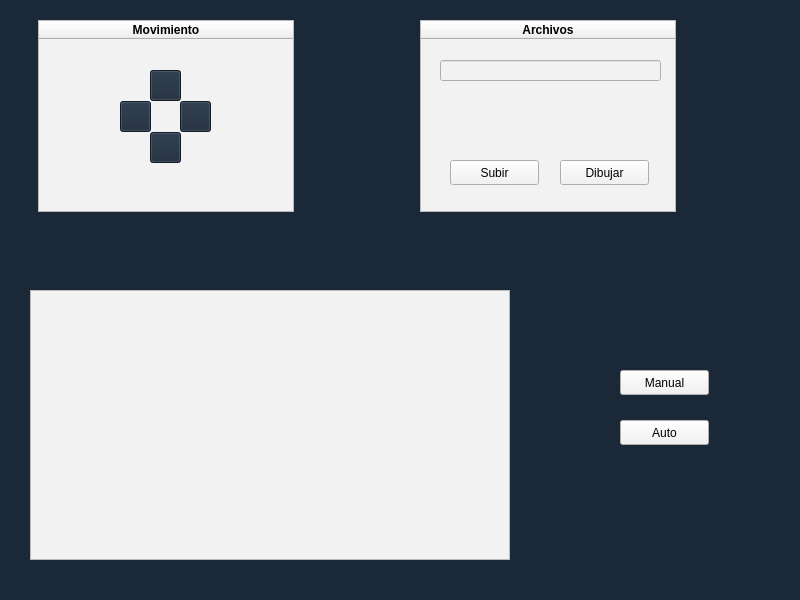
<?xml version="1.0" encoding="UTF-8"?>
<ui version="4.0">
 <class>MainWindow</class>
 <widget class="QMainWindow" name="MainWindow">
  <property name="geometry">
   <rect>
    <x>0</x>
    <y>0</y>
    <width>800</width>
    <height>600</height>
   </rect>
  </property>
  <property name="styleSheet">
   <string notr="true">background-color: #1b2838;</string>
  </property>
  <widget class="QWidget" name="centralwidget">
   <widget class="QTreeWidget" name="BotonesRobot">
    <property name="geometry">
     <rect>
      <x>38</x>
      <y>20</y>
      <width>256</width>
      <height>192</height>
     </rect>
    </property>
    <property name="styleSheet">
     <string notr="true">background-color: #F2F2F2;</string>
    </property>
    <property name="columnCount">
     <number>1</number>
    </property>
    <column>
     <property name="text">
      <string>Movimiento</string>
     </property>
     <property name="font">
      <font>
       <family>Ubuntu</family>
       <weight>75</weight>
       <bold>true</bold>
      </font>
     </property>
     <property name="textAlignment">
      <set>AlignCenter</set>
     </property>
     <property name="background">
      <color>
       <red>0</red>
       <green>120</green>
       <blue>161</blue>
      </color>
     </property>
    </column>
   </widget>
   <widget class="QPushButton" name="B_arriba">
    <property name="geometry">
     <rect>
      <x>150</x>
      <y>70</y>
      <width>31</width>
      <height>31</height>
     </rect>
    </property>
    <property name="font">
     <font>
      <stylestrategy>NoAntialias</stylestrategy>
     </font>
    </property>
    <property name="text">
     <string/>
    </property>
    <property name="icon">
     <iconset>
      <normaloff>Descargas/Gemini_Generated_Image_2oj4m02oj4m02oj4.png</normaloff>Descargas/Gemini_Generated_Image_2oj4m02oj4m02oj4.png</iconset>
    </property>
    <property name="iconSize">
     <size>
      <width>22</width>
      <height>31</height>
     </size>
    </property>
   </widget>
   <widget class="QPushButton" name="B_der">
    <property name="geometry">
     <rect>
      <x>180</x>
      <y>101</y>
      <width>31</width>
      <height>31</height>
     </rect>
    </property>
    <property name="font">
     <font>
      <stylestrategy>NoAntialias</stylestrategy>
     </font>
    </property>
    <property name="text">
     <string/>
    </property>
    <property name="icon">
     <iconset>
      <normaloff>Descargas/Gemini_Generated_Image_lv6zbmlv6zbmlv6z.png</normaloff>Descargas/Gemini_Generated_Image_lv6zbmlv6zbmlv6z.png</iconset>
    </property>
    <property name="iconSize">
     <size>
      <width>22</width>
      <height>31</height>
     </size>
    </property>
   </widget>
   <widget class="QPushButton" name="B_abaj">
    <property name="geometry">
     <rect>
      <x>150</x>
      <y>132</y>
      <width>31</width>
      <height>31</height>
     </rect>
    </property>
    <property name="font">
     <font>
      <stylestrategy>NoAntialias</stylestrategy>
     </font>
    </property>
    <property name="text">
     <string/>
    </property>
    <property name="icon">
     <iconset>
      <normaloff>Descargas/Gemini_Generated_Image_k67tw0k67tw0k67t.png</normaloff>Descargas/Gemini_Generated_Image_k67tw0k67tw0k67t.png</iconset>
    </property>
    <property name="iconSize">
     <size>
      <width>22</width>
      <height>31</height>
     </size>
    </property>
   </widget>
   <widget class="QPushButton" name="B_Izq">
    <property name="geometry">
     <rect>
      <x>120</x>
      <y>101</y>
      <width>31</width>
      <height>31</height>
     </rect>
    </property>
    <property name="font">
     <font>
      <stylestrategy>NoAntialias</stylestrategy>
     </font>
    </property>
    <property name="text">
     <string/>
    </property>
    <property name="icon">
     <iconset>
      <normaloff>Descargas/Gemini_Generated_Image_e61hu7e61hu7e61h.png</normaloff>Descargas/Gemini_Generated_Image_e61hu7e61hu7e61h.png</iconset>
    </property>
    <property name="iconSize">
     <size>
      <width>22</width>
      <height>31</height>
     </size>
    </property>
   </widget>
   <widget class="QFrame" name="frame">
    <property name="geometry">
     <rect>
      <x>30</x>
      <y>290</y>
      <width>480</width>
      <height>270</height>
     </rect>
    </property>
    <property name="styleSheet">
     <string notr="true">background-color: #F2F2F2;</string>
    </property>
    <property name="frameShape">
     <enum>QFrame::StyledPanel</enum>
    </property>
    <property name="frameShadow">
     <enum>QFrame::Raised</enum>
    </property>
   </widget>
   <widget class="QTreeWidget" name="Archivos_Widget">
    <property name="geometry">
     <rect>
      <x>420</x>
      <y>20</y>
      <width>256</width>
      <height>192</height>
     </rect>
    </property>
    <property name="styleSheet">
     <string notr="true">background-color: #F2F2F2;</string>
    </property>
    <property name="columnCount">
     <number>1</number>
    </property>
    <column>
     <property name="text">
      <string>Archivos</string>
     </property>
     <property name="font">
      <font>
       <family>Ubuntu</family>
       <weight>75</weight>
       <bold>true</bold>
      </font>
     </property>
     <property name="textAlignment">
      <set>AlignCenter</set>
     </property>
     <property name="background">
      <color>
       <red>0</red>
       <green>120</green>
       <blue>161</blue>
      </color>
     </property>
    </column>
   </widget>
   <widget class="QPushButton" name="SubirButton">
    <property name="geometry">
     <rect>
      <x>450</x>
      <y>160</y>
      <width>89</width>
      <height>25</height>
     </rect>
    </property>
    <property name="styleSheet">
     <string notr="true">background-color: #F2F2F2;</string>
    </property>
    <property name="text">
     <string>Subir</string>
    </property>
   </widget>
   <widget class="QLineEdit" name="archivo_texto">
    <property name="geometry">
     <rect>
      <x>440</x>
      <y>60</y>
      <width>221</width>
      <height>21</height>
     </rect>
    </property>
    <property name="styleSheet">
     <string notr="true">background-color: #F2F2F2;</string>
    </property>
   </widget>
   <widget class="QPushButton" name="DibujarButton_2">
    <property name="geometry">
     <rect>
      <x>560</x>
      <y>160</y>
      <width>89</width>
      <height>25</height>
     </rect>
    </property>
    <property name="styleSheet">
     <string notr="true">background-color: #F2F2F2;</string>
    </property>
    <property name="text">
     <string>Dibujar</string>
    </property>
   </widget>
   <widget class="QPushButton" name="pushButton">
    <property name="geometry">
     <rect>
      <x>620</x>
      <y>370</y>
      <width>89</width>
      <height>25</height>
     </rect>
    </property>
    <property name="styleSheet">
     <string notr="true">background-color: #F2F2F2;</string>
    </property>
    <property name="text">
     <string>Manual</string>
    </property>
   </widget>
   <widget class="QPushButton" name="pushButton_2">
    <property name="geometry">
     <rect>
      <x>620</x>
      <y>420</y>
      <width>89</width>
      <height>25</height>
     </rect>
    </property>
    <property name="styleSheet">
     <string notr="true">background-color: #F2F2F2;</string>
    </property>
    <property name="text">
     <string>Auto</string>
    </property>
   </widget>
  </widget>
 </widget>
 <resources/>
 <connections/>
</ui>
